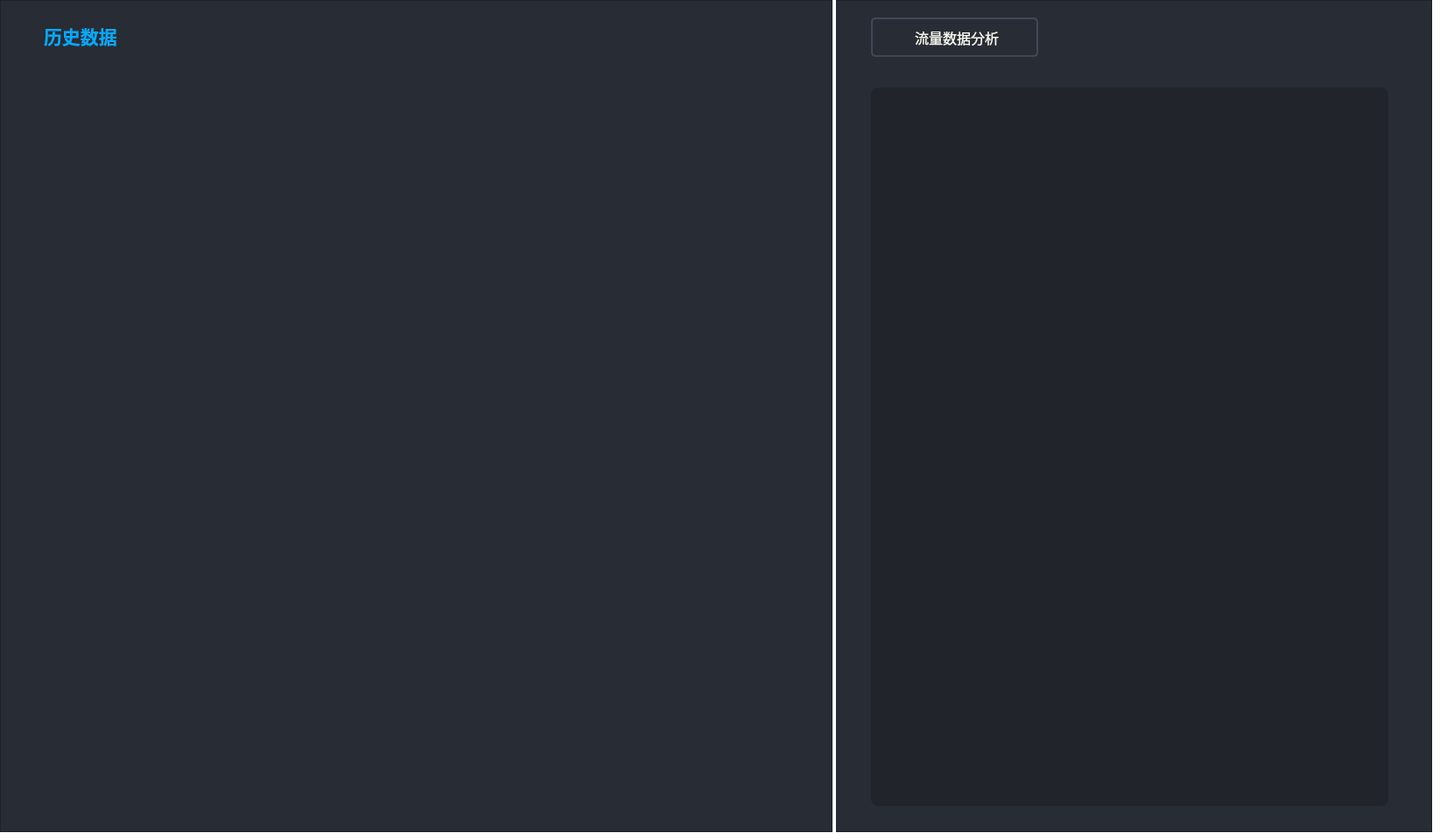
       <widget class="QWidget" name="info_query_flow">
        <property name="styleSheet">
         <string notr="true">background-color: rgb(255, 255, 255);</string>
        </property>
        <widget class="QFrame" name="frame_query_flow">
         <property name="geometry">
          <rect>
           <x>0</x>
           <y>0</y>
           <width>951</width>
           <height>951</height>
          </rect>
         </property>
         <property name="styleSheet">
          <string notr="true">background-color: rgb(40, 44, 52);</string>
         </property>
         <property name="frameShape">
          <enum>QFrame::StyledPanel</enum>
         </property>
         <property name="frameShadow">
          <enum>QFrame::Raised</enum>
         </property>
         <widget class="QLabel" name="label_query_flow">
          <property name="geometry">
           <rect>
            <x>50</x>
            <y>20</y>
            <width>141</width>
            <height>41</height>
           </rect>
          </property>
          <property name="font">
           <font>
            <family>Microsoft YaHei UI</family>
            <pointsize>16</pointsize>
            <weight>75</weight>
            <bold>true</bold>
           </font>
          </property>
          <property name="styleSheet">
           <string notr="true">color: rgb(0, 170, 255);
</string>
          </property>
          <property name="text">
           <string>历史数据</string>
          </property>
         </widget>
        </widget>
        <widget class="QFrame" name="frame_statistics_flow">
         <property name="geometry">
          <rect>
           <x>955</x>
           <y>0</y>
           <width>681</width>
           <height>951</height>
          </rect>
         </property>
         <property name="styleSheet">
          <string notr="true">background-color: rgb(40, 44, 52);</string>
         </property>
         <property name="frameShape">
          <enum>QFrame::StyledPanel</enum>
         </property>
         <property name="frameShadow">
          <enum>QFrame::Raised</enum>
         </property>
         <widget class="QWidget" name="widget_flow_statistics" native="true">
          <property name="geometry">
           <rect>
            <x>40</x>
            <y>100</y>
            <width>591</width>
            <height>821</height>
           </rect>
          </property>
          <property name="styleSheet">
           <string notr="true">background-color: rgb(33, 37, 43);
border-top-right-radius: 8px;         /* 右上角圆角 */
border-top-left-radius: 8px;        
border-bottom-right-radius: 8px;      /* 右下角圆角 */
border-bottom-left-radius: 8px;         /* 右上角圆角 */</string>
          </property>
         </widget>
         <widget class="QPushButton" name="pBtn_flow_statistics">
          <property name="geometry">
           <rect>
            <x>40</x>
            <y>20</y>
            <width>191</width>
            <height>45</height>
           </rect>
          </property>
          <property name="sizePolicy">
           <sizepolicy hsizetype="Preferred" vsizetype="Preferred">
            <horstretch>0</horstretch>
            <verstretch>0</verstretch>
           </sizepolicy>
          </property>
          <property name="minimumSize">
           <size>
            <width>150</width>
            <height>45</height>
           </size>
          </property>
          <property name="maximumSize">
           <size>
            <width>200</width>
            <height>45</height>
           </size>
          </property>
          <property name="font">
           <font>
            <family>Agency FB</family>
            <pointsize>12</pointsize>
           </font>
          </property>
          <property name="styleSheet">
           <string notr="true">QPushButton{
	background-color: rgb(40, 44, 52);
	border-radius: 5px;
	border: 2px solid #404758;
	padding: 5px;
	padding-left: 10px;
    color: #f8f8f2;
}

/* 鼠标悬停 */
QPushButton:hover{
	background-color: rgb(205, 205, 205);
}

/* 点击和按下 */
QPushButton:pressed,QToolButton:checked{
	background-color:rgb(33, 37, 43);	
}

/* QPushButton:default {
    border-color: navy; 
} */
</string>
          </property>
          <property name="text">
           <string>流量数据分析</string>
          </property>
          <property name="icon">
           <iconset resource="images/1.qrc">
            <normaloff>:/images/images/statistics.png</normaloff>:/images/images/statistics.png</iconset>
          </property>
          <property name="iconSize">
           <size>
            <width>28</width>
            <height>28</height>
           </size>
          </property>
         </widget>
        </widget>
       </widget>
